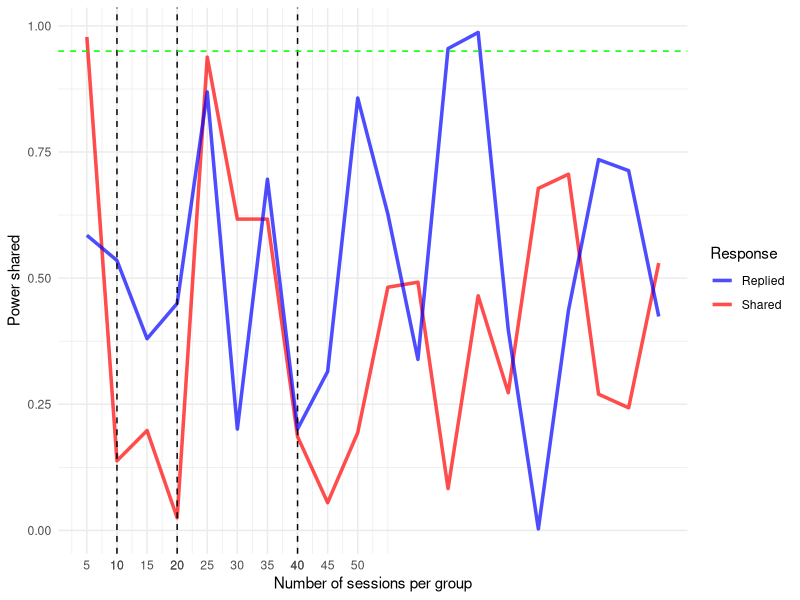

Here is the R script that generated this plot:
library(data.table)
library(ggplot2)
library(here)
library(dplyr)
library(progress)

hours = 4
sessions_per_hour = 6
people_per_session = 2

size <- hours * sessions_per_hour * people_per_session

#Assuming: 40 fliers per hour
#-> 6 every 10 minutes, or every session


demo_size = 1000
d <- data.table(
  shared_flyers_control = rnorm(demo_size, 6, 0.5 ),
  replies_control = rnorm(demo_size, 1, 0.25),
  treatment = sample(0:1, demo_size, replace = TRUE)
)
d[, shared_flyers_treatment := shared_flyers_control]# + rnorm(demo_size, 1, 0.25)
d[, replies_treatment := replies_control ]#+ rnorm(demo_size, 0.5, 0.2)
d[, shared_measured := I(treatment == 1) * shared_flyers_treatment + I(treatment == 0) * shared_flyers_control]
d[, replies_measured := I(treatment == 1) * replies_treatment + I(treatment == 0) * replies_control]

# min all measurements to zero
d[, shared_measured := pmax(shared_measured, 0)]
d[, replies_measured := pmax(replies_measured, 0)]



number_of_sessions_per_group <- seq(5, 100, by = 5)

p_values <- function(samples) {
  sub_sample <- rbindlist(list(
    d[treatment==1,][sample(1:.N, samples, replace = FALSE), ],
    d[treatment==0,][sample(1:.N, samples, replace = FALSE), ]
  ))
  shared_measured_ate <- mean(sub_sample[treatment == 1]$shared_measured) - mean(sub_sample[treatment == 0]$shared_measured)
  replies_measured_ate <- mean(sub_sample[treatment == 1]$replies_measured) - mean(sub_sample[treatment == 0]$replies_measured)
  ri_ates <- replicate(1000, {
    # Increasing efficiency of estimate by making sure both groups are 50% of the sample
    ri_sample <- sub_sample[, ri_treat := sample(rep(0:1, each = samples))] 
    c(
      shared_ate = mean(ri_sample$shared_measured[ri_sample$ri_treat == 1]) - mean(ri_sample$shared_measured[ri_sample$ri_treat == 0]),
      replies_ate = mean(ri_sample$replies_measured[ri_sample$ri_treat == 1]) - mean(ri_sample$replies_measured[ri_sample$ri_treat == 0])
    )
  })

  shared_p = mean(abs(ri_ates["shared_ate", ]) >= abs(shared_measured_ate))
  replies_p = mean(abs(ri_ates["replies_ate", ]) >= abs(replies_measured_ate))
  
  c(shared_p, replies_p)
}
pb <- progress_bar$new(
  format = "  Progress [:bar] :percent Elapsed time: :elapsed Full time: :eta",
  total = length(number_of_sessions_per_group),   
  clear = FALSE, 
  width = 100
)

p_values_per_number_of_sessions <- lapply(number_of_sessions_per_group, function(n) {
  pb$tick()  # Update the progress bar
  p_values(n)
})

p_values_dt <- rbindlist(lapply(p_values_per_number_of_sessions, as.list))
setnames(p_values_dt, c("shared_p", "replies_p"))

# line diagram powers agains percentages of sampling
split_values <- c(10, 20, 40)
ggplot() +
  geom_line() +
  geom_line(aes(x = number_of_sessions_per_group, y = 1 - p_values_dt$shared_p, color = "Shared"), alpha = 0.7, size=1.2) +
  geom_line(aes(x = number_of_sessions_per_group, y = 1 - p_values_dt$replies_p, color = "Replied"), alpha = 0.7, size=1.2) +
  geom_vline(xintercept = split_values, linetype = "dashed") +
  geom_hline(yintercept = 1 - 0.05, linetype = "dashed", color="green") +
  scale_x_continuous(breaks = sort(c(seq(0, 50, by = 5), split_values))) +
  scale_color_manual(values = c("Shared"="red", "Replied"="blue")) +
  labs(x = "Number of sessions per group", y = "Power shared", colour="Response") + 
  theme_minimal()

